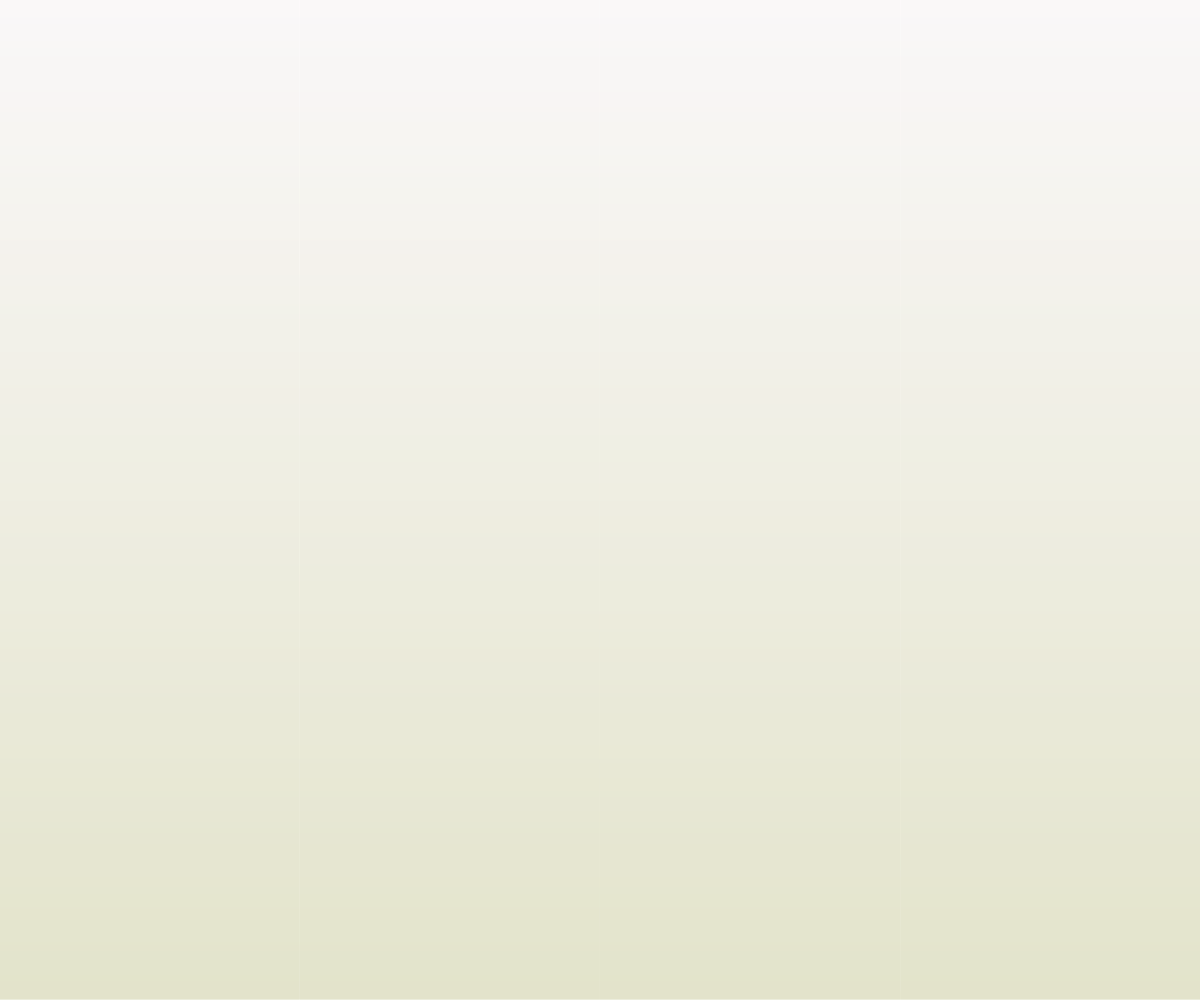
Frame 1 (no input)
Frame 60 (no input): identical to frame 1, image omitted
Frame 120 (the mouse pressed at the canvas centre since frame 60): identical to frame 1, image omitted

The p5.js sketch that drew this single still picture (run headless with seeded random() and noise() and a simulated clock; from frame 60 on, the mouse is pressed at the canvas centre):

// p5.js sketch
// ── sketch.js
let rules = {
    "X": "F+[[X]-X]-F[-FX]+X",
    "F": "FF"
}

let word = "X";

let len = 0.5;

function setup() {
    createCanvas(windowWidth, windowHeight);

    // Gradient background
    c1 = color(249, 246, 247);
    c2 = color(218, 219, 186);
    
    for(let y=0; y<height; y++){
        n = map(y,0,height,0,1);
        let newc = lerpColor(c1,c2,n);
        stroke(newc);
        line(0,y,width, y);
    }
}

function draw() {
    // background(150)
}

function generate() {
    let next = "";

    for (let i=0; i<word.length; i++) {
        let c = word[i];

        if (c in rules) {
            next += rules[c];
        } else {
            next += c;
        }
    }
}
